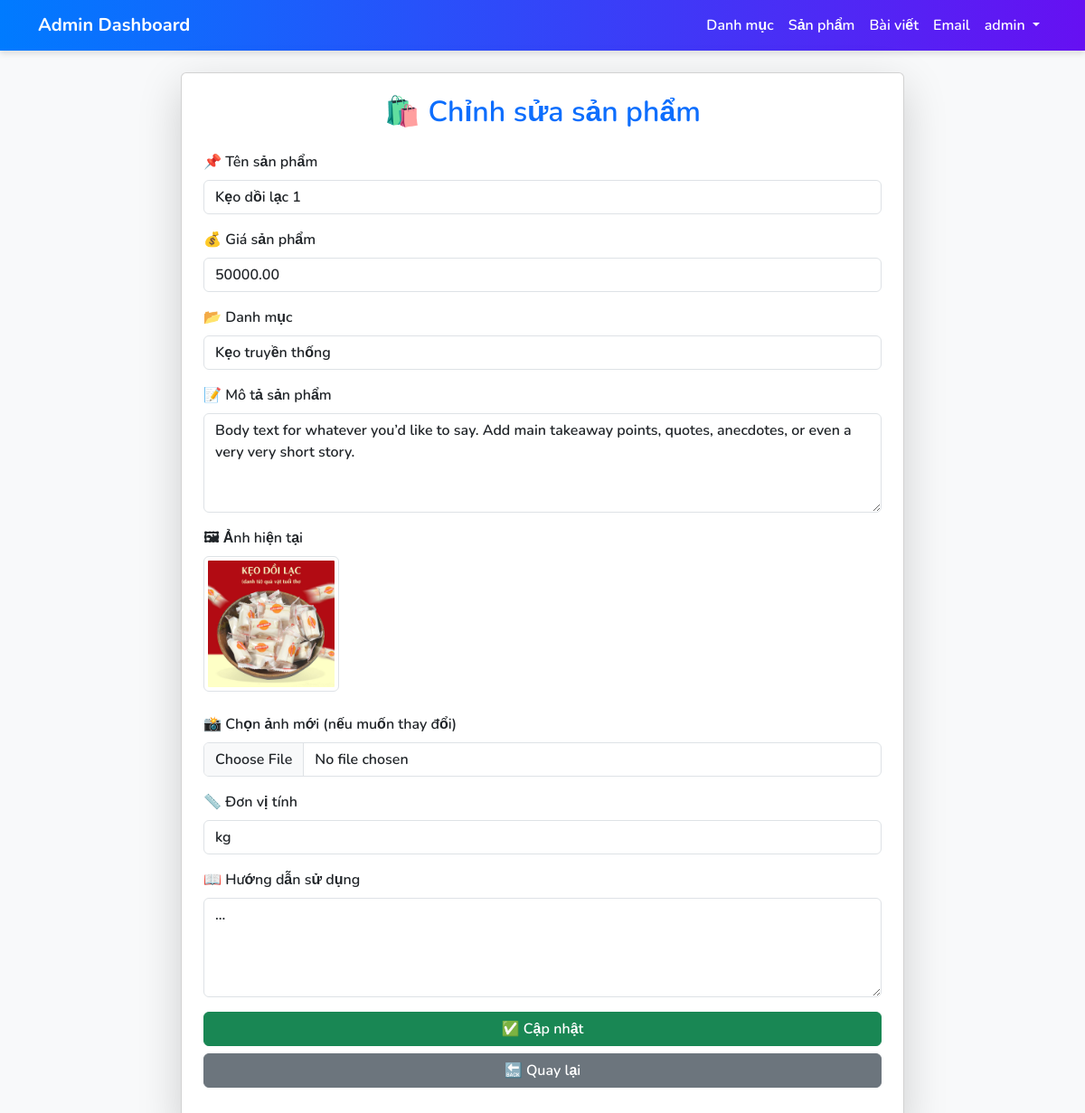
/admin/edit-product.php?id=7 (signed in), run on the app's committed database.
### tables this page shows
CREATE TABLE `products` (
  `id` int NOT NULL,
  `name` varchar(255) NOT NULL,
  `description` text NOT NULL,
  `price` decimal(10,2) NOT NULL,
  `category_id` int NOT NULL,
  `created_at` timestamp NULL DEFAULT CURRENT_TIMESTAMP,
  `image` varchar(255) DEFAULT NULL,
  `manual` varchar(9999) DEFAULT '0',
  `unit` varchar(100) NOT NULL DEFAULT ''
);

CREATE TABLE `categories` (
  `id` int NOT NULL,
  `name` varchar(255) NOT NULL,
  `created_at` timestamp NULL DEFAULT CURRENT_TIMESTAMP
);

### admin/edit-product.php (the view, shortened to what this page needs)
<?php
include '../config/db.php';
include './includes/nav.php';
$id = $_GET['id'];
$result = $conn->query("SELECT * FROM products WHERE id = $id");
$product = $result->fetch_assoc();
$categories = $conn->query("SELECT * FROM categories");
?>
<!DOCTYPE html>
<html lang="vi">
<head>
    <link href="https://cdn.jsdelivr.net/npm/bootstrap@5.3.0/dist/css/bootstrap.min.css" rel="stylesheet">
    <link rel="stylesheet" href="https://cdn.jsdelivr.net/npm/select2@4.0.13/dist/css/select2.min.css">
    <link rel="stylesheet" href="./css/style.css">
</head>
<body>
<div class="container mt-4">
    <div class="card shadow-lg p-4 mx-auto" style="max-width: 800px;">
        <h2 class="mb-4 text-center text-primary">🛍️ Chỉnh sửa sản phẩm</h2>
        <form action="" method="post" enctype="multipart/form-data" onsubmit="return validateForm()">
            <div class="mb-3">
                <label class="form-label">📌 Tên sản phẩm</label>
                <input type="text" name="name" id="name" class="form-control" value="<?= htmlspecialchars($product['name']) ?>" required>
            </div>
            <div class="mb-3">
                <label class="form-label">💰 Giá sản phẩm</label>
                <input type="number" name="price" id="price" class="form-control" value="<?= htmlspecialchars($product['price']) ?>" required>
            </div>
            <div class="mb-3">
                <label class="form-label">📂 Danh mục</label>
                <select name="category_id" id="category_id" class="form-control select2" required>
                    <?php while ($category = $categories->fetch_assoc()): ?>
                        <option value="<?= $category['id'] ?>" <?= ($product['category_id'] == $category['id']) ? 'selected' : '' ?>>
                            <?= htmlspecialchars($category['name']) ?>
                        </option>
                    <?php endwhile; ?>
                </select>
            </div>
            <div class="mb-3">
                <label class="form-label">📝 Mô tả sản phẩm</label>
                <textarea name="description" id="description" class="form-control" rows="4" required><?= htmlspecialchars($product['description']) ?></textarea>
            </div>
            <div class="mb-3">
                <label class="form-label">🖼 Ảnh hiện tại</label><br>
                <?php if (!empty($product['image'])): ?>
                    <img src="uploads/<?= $product['image'] ?>" width="150" class="img-thumbnail mb-2">
                <?php else: ?>
                    <p>⚠️ Chưa có ảnh</p>
                <?php endif; ?>
            </div>
            <div class="mb-3">
                <label class="form-label">📸 Chọn ảnh mới (nếu muốn thay đổi)</label>
                <input type="file" name="image" class="form-control">
            </div>
            <div class="mb-3">
                <label class="form-label">📏 Đơn vị tính</label>
                <input type="text" name="unit" id="unit" class="form-control" value="<?= htmlspecialchars($product['unit']) ?>" required>
            </div>
            <div class="mb-3">
                <label class="form-label">📖 Hướng dẫn sử dụng</label>
                <textarea name="manual" id="manual" class="form-control" rows="4" required><?= htmlspecialchars($product['manual']) ?></textarea>
            </div>
            <button type="submit" class="btn btn-success w-100">✅ Cập nhật</button>
            <a href="list-product.php" class="btn btn-secondary w-100 mt-2">🔙 Quay lại</a>
        </form>
    </div>
</div>
</body>
</html>

### admin/css/style.css (style rules this page uses)
* { font-family: "Nunito", sans-serif; font-weight: 600 !important; }
body { background-color: #f8f9fa; }

### data on the page
products: name "Kẹo dồi lạc 1", price "50000.00", category_id "Kẹo truyền thống", description "Body text for whatever you’d like to say. Add main takeaway points, quotes, anecdotes, or even a very very short story.", image (picture), unit "kg", manual "..."

### other printed values
$_SESSION['admin_username'] "admin"
